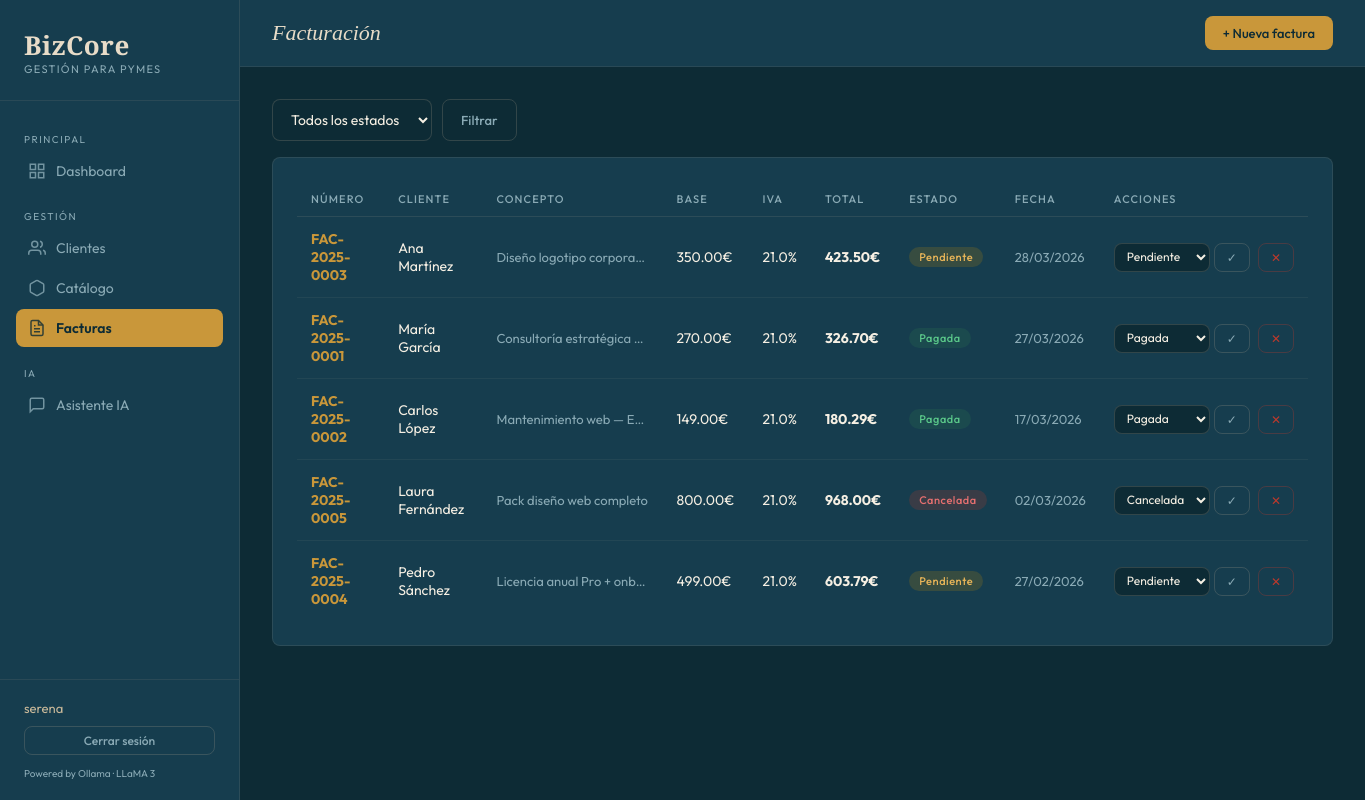
Screenshot of /facturas (signed in) with the database file from the repository.
### models.py (models this page shows)
class Factura(db.Model):
    id = db.Column(db.Integer, primary_key=True)
    numero = db.Column(db.String(20), unique=True, nullable=False)
    cliente_id = db.Column(db.Integer, db.ForeignKey('cliente.id'), nullable=False)
    concepto = db.Column(db.Text, nullable=False)
    base = db.Column(db.Float, default=0.0)
    iva = db.Column(db.Float, default=21.0)
    total = db.Column(db.Float, default=0.0)
    estado = db.Column(db.String(20), default='pendiente')  # pendiente, pagada, cancelada
    fecha = db.Column(db.DateTime, default=datetime.utcnow)

class Cliente(db.Model):
    id = db.Column(db.Integer, primary_key=True)
    nombre = db.Column(db.String(120), nullable=False)
    email = db.Column(db.String(120), unique=True)
    telefono = db.Column(db.String(20))
    empresa = db.Column(db.String(120))
    notas = db.Column(db.Text)
    created_at = db.Column(db.DateTime, default=datetime.utcnow)
    facturas = db.relationship('Factura', backref='cliente', lazy=True)

### app.py (the view)
@app.route('/facturas')
@login_required
def facturas():
    estado = request.args.get('estado', '')
    query = Factura.query
    if estado:
        query = query.filter_by(estado=estado)
    lista = query.order_by(Factura.fecha.desc()).all()
    return render_template('facturas.html', facturas=lista, estado=estado)

### app.py (called while the page is built)
def login_required(f):
    @wraps(f)
    def decorated(*args, **kwargs):
        if 'user_id' not in session:
            return redirect(url_for('login'))
        return f(*args, **kwargs)
    return decorated

### templates/facturas.html (shortened to what this page needs)
{% extends "base.html" %}
{% block page_title %}Facturación{% endblock %}
{% block topbar_actions %}
  <a href="{{ url_for('nueva_factura') }}" class="btn btn-primary">+ Nueva factura</a>
{% endblock %}
{% block content %}
<div class="search-bar mb-4">
  <form method="GET" action="{{ url_for('facturas') }}" style="display:flex;gap:10px">
    <select name="estado" style="min-width:160px">
      <option value="">Todos los estados</option>
    </select>
    <button type="submit" class="btn btn-ghost">Filtrar</button>
  </form>
</div>
<div class="card">
  {% if facturas %}
  <div class="table-wrap">
    <table>
      <thead>
        <tr>
          <th>Número</th>
          <th>Cliente</th>
          <th>Concepto</th>
          <th>Base</th>
          <th>IVA</th>
          <th>Total</th>
          <th>Estado</th>
          <th>Fecha</th>
          <th>Acciones</th>
        </tr>
      </thead>
      <tbody>
        {% for f in facturas %}
        <tr>
          <td class="text-gold"><strong>{{ f.numero }}</strong></td>
          <td>{{ f.cliente.nombre }}</td>
          <td class="text-muted" style="max-width:180px;white-space:nowrap;overflow:hidden;text-overflow:ellipsis">{{ f.concepto }}</td>
          <td>{{ "%.2f"|format(f.base) }}€</td>
          <td>{{ f.iva }}%</td>
          <td><strong>{{ "%.2f"|format(f.total) }}€</strong></td>
          <td>
            <span class="badge {% if f.estado == 'pagada' %}badge-ok{% elif f.estado == 'pendiente' %}badge-warn{% else %}badge-danger{% endif %}">
              {{ f.estado }}
            </span>
          </td>
          <td class="text-muted">{{ f.fecha.strftime('%d/%m/%Y') }}</td>
          <td>
            <div class="flex gap-2">
              <form method="POST" action="{{ url_for('cambiar_estado_factura', id=f.id) }}" style="display:flex;gap:4px">
                <select name="estado" style="font-size:12px;padding:5px 8px">
                  <option value="pendiente" {% if f.estado == 'pendiente' %}selected{% endif %}>Pendiente</option>
                  <option value="pagada" {% if f.estado == 'pagada' %}selected{% endif %}>Pagada</option>
                  <option value="cancelada" {% if f.estado == 'cancelada' %}selected{% endif %}>Cancelada</option>
                </select>
                <button type="submit" class="btn btn-ghost btn-sm">✓</button>
              </form>
              <form method="POST" action="{{ url_for('eliminar_factura', id=f.id) }}" onsubmit="return confirm('¿Eliminar factura?')">
                <button type="submit" class="btn btn-danger btn-sm">✕</button>
              </form>
            </div>
          </td>
        </tr>
        {% endfor %}
      </tbody>
    </table>
  </div>
  {% else %}
  <div class="empty">
    <div class="empty-icon">📄</div>
    <div class="empty-text">No hay facturas{% if estado %} con estado "{{ estado }}"{% endif %}.</div>
  </div>
  {% endif %}
</div>
{% endblock %}

### static/css/main.css (style rules this page uses)
:root { --petrol: #0d2b35; --petrol-mid: #163d4e; --petrol-light: #1e5068; --sand: #e8dcc8; --sand-light: #f5efe3; --sand-dark: #c9b99a; --gold: #c9973a; --gold-light: #e8b558; --white: #faf8f4; --text-main: #f5efe3; --text-muted: #8aaab5; --text-dark: #0d2b35; --danger: #c0392b; --success: #2e7d52; --warn: #b8860b; --sidebar-w: 240px; --radius: 8px; --shadow: 0 4px 24px rgba(13,43,53,0.25); }
* { margin: 0; padding: 0; box-sizing: border-box; }
body { font-family: 'Outfit', sans-serif; background: var(--petrol); color: var(--text-main); min-height: 100vh; display: flex; }
.card { background: var(--petrol-mid); border: 1px solid rgba(201,179,154,0.12); border-radius: var(--radius); padding: 24px; }
.btn { display: inline-flex; align-items: center; gap: 6px; padding: 9px 18px; border-radius: var(--radius); font-family: 'Outfit', sans-serif; font-size: 13px; font-weight: 500; cursor: pointer; border: none; text-decoration: none; transition: all 0.2s; }
.btn-primary { background: var(--gold); color: var(--petrol); }
.btn-ghost { background: transparent; color: var(--text-muted); border: 1px solid rgba(201,179,154,0.2); }
.btn-danger { background: transparent; color: var(--danger); border: 1px solid rgba(192,57,43,0.3); }
.btn-sm { padding: 6px 12px; font-size: 12px; }
.table-wrap { overflow-x: auto; }
table { width: 100%; border-collapse: collapse; font-size: 14px; }
thead th { text-align: left; padding: 10px 14px; font-size: 11px; text-transform: uppercase; letter-spacing: 0.1em; color: var(--text-muted); border-bottom: 1px solid rgba(201,179,154,0.12); font-weight: 500; }
tbody td { padding: 13px 14px; border-bottom: 1px solid rgba(201,179,154,0.07); color: var(--sand-light); vertical-align: middle; }
tbody tr:last-child td { border-bottom: none; }
.badge { display: inline-block; padding: 3px 10px; border-radius: 20px; font-size: 11px; font-weight: 500; letter-spacing: 0.05em; text-transform: capitalize; }
.badge-ok { background: rgba(46,125,82,0.2); color: #5bc98a; }
.badge-warn { background: rgba(184,134,11,0.2); color: #e8b558; }
.badge-danger { background: rgba(192,57,43,0.2); color: #e87070; }
input, select, textarea { background: var(--petrol); border: 1px solid rgba(201,179,154,0.2); border-radius: var(--radius); color: var(--sand-light); font-family: 'Outfit', sans-serif; font-size: 14px; padding: 10px 14px; transition: border-color 0.2s; outline: none; }
select option { background: var(--petrol-mid); }
.search-bar { display: flex; gap: 10px; margin-bottom: 20px; align-items: center; }
.flex { display: flex; }
.gap-2 { gap: 8px; }
.mb-4 { margin-bottom: 16px; }
.text-muted { color: var(--text-muted); font-size: 13px; }
.text-gold { color: var(--gold); }

### rows the page displays
Factura: numero "FAC-2025-0003", cliente.nombre "Ana Martínez", concepto "Diseño logotipo corpora…", base "350.00", iva "21.0", total "423.50", estado "Pendiente", fecha "28/03/2026"
Factura: numero "FAC-2025-0001", cliente.nombre "María García", concepto "Consultoría estratégica…", base "270.00", iva "21.0", total "326.70", estado "Pagada", fecha "27/03/2026"
Factura: numero "FAC-2025-0002", cliente.nombre "Carlos López", concepto "Mantenimiento web — E…", base "149.00", iva "21.0", total "180.29", estado "Pagada", fecha "17/03/2026"
Factura: numero "FAC-2025-0005", cliente.nombre "Laura Fernández", concepto "Pack diseño web completo", base "800.00", iva "21.0", total "968.00", estado "Cancelada", fecha "02/03/2026"
Factura: numero "FAC-2025-0004", cliente.nombre "Pedro Sánchez", concepto "Licencia anual Pro + onb…", base "499.00", iva "21.0", total "603.79", estado "Pendiente", fecha "27/02/2026"

### other values shown
{{ session.get('user_nombre', '') }} "serena"
